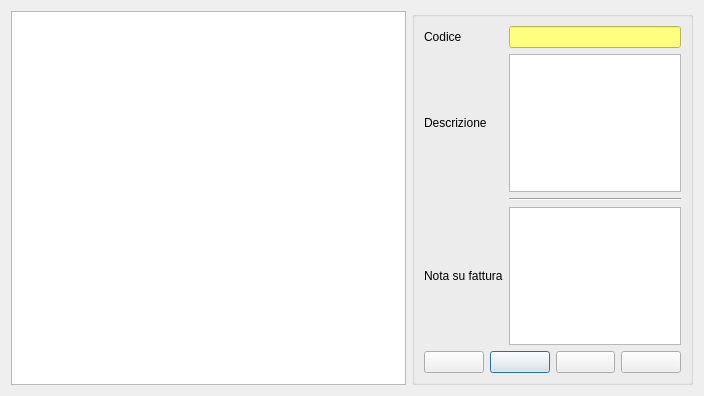
<?xml version="1.0" encoding="UTF-8"?>
<ui version="4.0">
 <class>pag</class>
 <widget class="QDialog" name="pag">
  <property name="geometry">
   <rect>
    <x>0</x>
    <y>0</y>
    <width>704</width>
    <height>396</height>
   </rect>
  </property>
  <property name="windowTitle">
   <string>Anagrafica pagamenti</string>
  </property>
  <property name="windowIcon">
   <iconset resource="../biblio.qrc">
    <normaloff>:/images/cash2.png</normaloff>:/images/cash2.png</iconset>
  </property>
  <layout class="QGridLayout" name="gridLayout">
   <item row="0" column="0">
    <widget class="QTableView" name="tableView">
     <attribute name="verticalHeaderDefaultSectionSize">
      <number>15</number>
     </attribute>
    </widget>
   </item>
   <item row="0" column="1">
    <widget class="QGroupBox" name="groupBox">
     <property name="minimumSize">
      <size>
       <width>281</width>
       <height>0</height>
      </size>
     </property>
     <property name="maximumSize">
      <size>
       <width>281</width>
       <height>16777215</height>
      </size>
     </property>
     <property name="baseSize">
      <size>
       <width>281</width>
       <height>-1</height>
      </size>
     </property>
     <property name="title">
      <string/>
     </property>
     <layout class="QGridLayout" name="gridLayout_3">
      <item row="0" column="0" colspan="5">
       <layout class="QGridLayout" name="gridLayout_4">
        <item row="0" column="0">
         <widget class="QLabel" name="label">
          <property name="text">
           <string>Codice</string>
          </property>
         </widget>
        </item>
        <item row="0" column="1">
         <widget class="QLineEdit" name="codice">
          <property name="styleSheet">
           <string notr="true">background-color:rgb(255, 255, 127)</string>
          </property>
         </widget>
        </item>
        <item row="1" column="0">
         <widget class="QLabel" name="label_2">
          <property name="text">
           <string>Descrizione</string>
          </property>
         </widget>
        </item>
        <item row="1" column="1">
         <widget class="QTextEdit" name="textEdit"/>
        </item>
        <item row="2" column="1">
         <widget class="Line" name="line">
          <property name="orientation">
           <enum>Qt::Horizontal</enum>
          </property>
         </widget>
        </item>
        <item row="3" column="0">
         <widget class="QLabel" name="label_3">
          <property name="text">
           <string>Nota su fattura</string>
          </property>
         </widget>
        </item>
        <item row="3" column="1">
         <widget class="QTextEdit" name="textEdit_2"/>
        </item>
       </layout>
      </item>
      <item row="1" column="0">
       <spacer name="verticalSpacer">
        <property name="orientation">
         <enum>Qt::Vertical</enum>
        </property>
        <property name="sizeHint" stdset="0">
         <size>
          <width>20</width>
          <height>41</height>
         </size>
        </property>
       </spacer>
      </item>
      <item row="1" column="1">
       <spacer name="verticalSpacer_2">
        <property name="orientation">
         <enum>Qt::Vertical</enum>
        </property>
        <property name="sizeHint" stdset="0">
         <size>
          <width>20</width>
          <height>41</height>
         </size>
        </property>
       </spacer>
      </item>
      <item row="1" column="2">
       <spacer name="verticalSpacer_3">
        <property name="orientation">
         <enum>Qt::Vertical</enum>
        </property>
        <property name="sizeHint" stdset="0">
         <size>
          <width>20</width>
          <height>41</height>
         </size>
        </property>
       </spacer>
      </item>
      <item row="1" column="3">
       <spacer name="verticalSpacer_4">
        <property name="orientation">
         <enum>Qt::Vertical</enum>
        </property>
        <property name="sizeHint" stdset="0">
         <size>
          <width>20</width>
          <height>41</height>
         </size>
        </property>
       </spacer>
      </item>
      <item row="1" column="4">
       <spacer name="verticalSpacer_5">
        <property name="orientation">
         <enum>Qt::Vertical</enum>
        </property>
        <property name="sizeHint" stdset="0">
         <size>
          <width>20</width>
          <height>41</height>
         </size>
        </property>
       </spacer>
      </item>
      <item row="2" column="0" colspan="5">
       <layout class="QGridLayout" name="gridLayout_2">
        <item row="0" column="1">
         <widget class="QPushButton" name="save">
          <property name="text">
           <string/>
          </property>
          <property name="icon">
           <iconset resource="../biblio.qrc">
            <normaloff>:/images/document-save.png</normaloff>:/images/document-save.png</iconset>
          </property>
         </widget>
        </item>
        <item row="0" column="3">
         <widget class="QPushButton" name="esci">
          <property name="text">
           <string/>
          </property>
          <property name="icon">
           <iconset resource="../../initdb/images.qrc">
            <normaloff>:/images/dialog-close.png</normaloff>:/images/dialog-close.png</iconset>
          </property>
         </widget>
        </item>
        <item row="0" column="2">
         <widget class="QPushButton" name="del">
          <property name="text">
           <string/>
          </property>
          <property name="icon">
           <iconset resource="../biblio.qrc">
            <normaloff>:/images/edit-delete.png</normaloff>:/images/edit-delete.png</iconset>
          </property>
         </widget>
        </item>
        <item row="0" column="0">
         <widget class="QPushButton" name="nuovo">
          <property name="text">
           <string/>
          </property>
          <property name="icon">
           <iconset resource="../biblio.qrc">
            <normaloff>:/images/filenew.png</normaloff>:/images/filenew.png</iconset>
          </property>
         </widget>
        </item>
       </layout>
      </item>
     </layout>
    </widget>
   </item>
  </layout>
 </widget>
 <tabstops>
  <tabstop>codice</tabstop>
  <tabstop>textEdit</tabstop>
  <tabstop>textEdit_2</tabstop>
  <tabstop>nuovo</tabstop>
  <tabstop>save</tabstop>
  <tabstop>del</tabstop>
  <tabstop>esci</tabstop>
  <tabstop>tableView</tabstop>
 </tabstops>
 <resources>
  <include location="../../initdb/images.qrc"/>
  <include location="../biblio.qrc"/>
 </resources>
 <connections/>
</ui>
